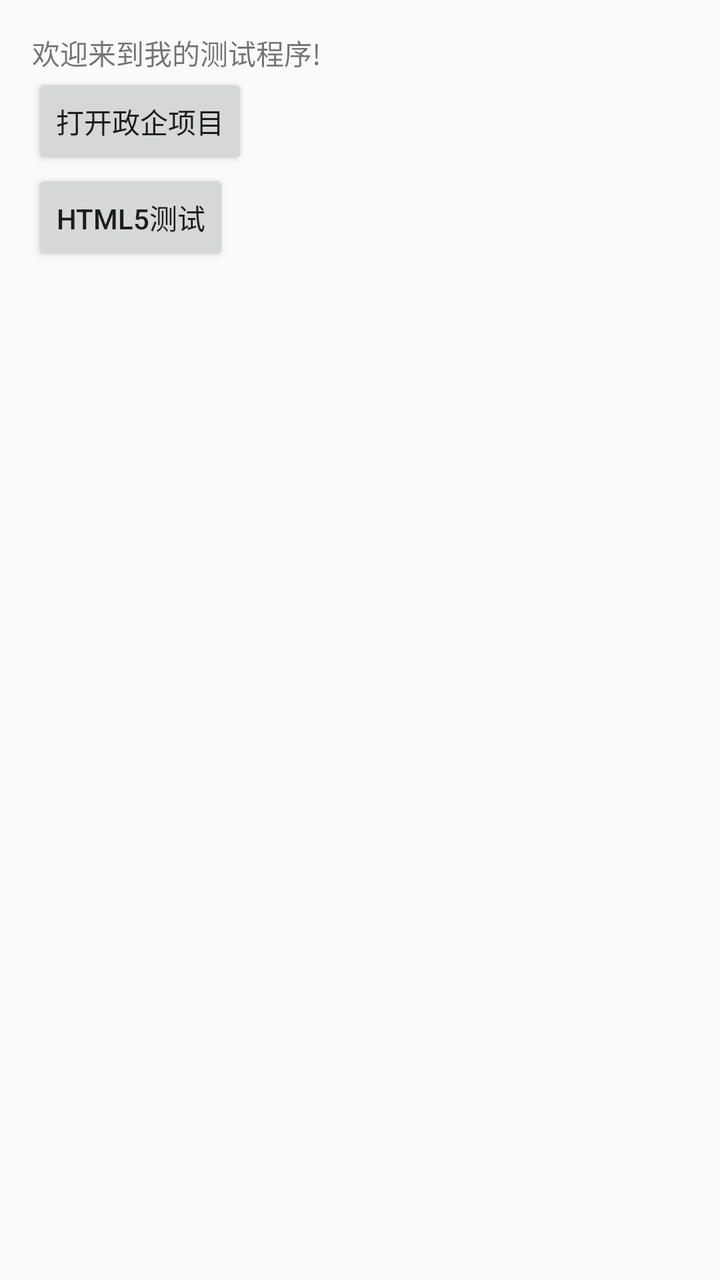
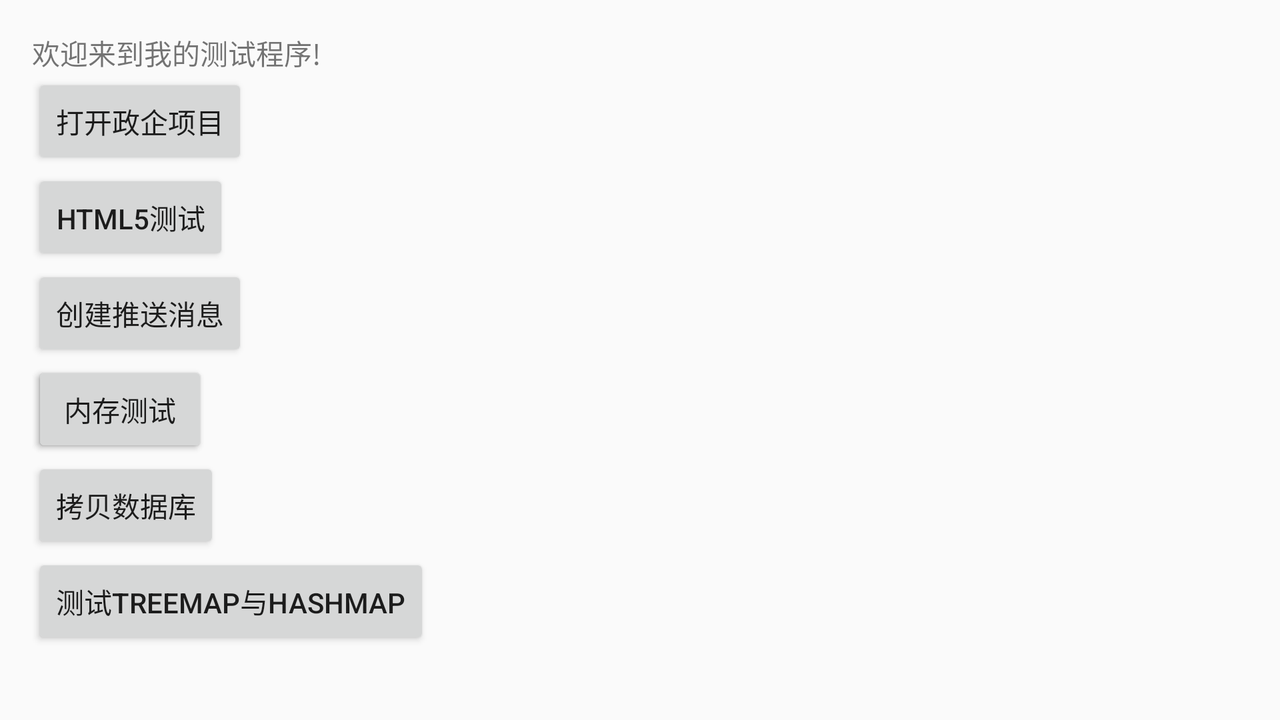

An Android layout and its configuration variant, each rendered on a device that would load it. The default file and the variant file are quoted in full after the pictures.
<!-- AndroidManifest.xml: application theme AppTheme -->
<!-- res/layout/content_main.xml -->
<?xml version="1.0" encoding="utf-8"?>
<RelativeLayout xmlns:android="http://schemas.android.com/apk/res/android"
    xmlns:app="http://schemas.android.com/apk/res-auto"
    xmlns:tools="http://schemas.android.com/tools"
    android:layout_width="match_parent"
    android:layout_height="match_parent"
    android:paddingBottom="@dimen/activity_vertical_margin"
    android:paddingLeft="@dimen/activity_horizontal_margin"
    android:paddingRight="@dimen/activity_horizontal_margin"
    android:paddingTop="@dimen/activity_vertical_margin"
    app:layout_behavior="@string/appbar_scrolling_view_behavior"
    tools:context="com.example.mytestapplication.MainActivity"
    tools:showIn="@layout/activity_main">

    <TextView
        android:id="@+id/tv_welcome"
        android:layout_width="wrap_content"
        android:layout_height="wrap_content"
        android:text="欢迎来到我的测试程序!" />
    <Button
        android:id="@+id/bt_openApp"
        android:layout_width="wrap_content"
        android:layout_height="wrap_content"
        android:layout_below="@id/tv_welcome"
        android:text="打开政企项目"/>
    <Button
        android:id="@+id/bt_html5"
        android:layout_width="wrap_content"
        android:layout_height="wrap_content"
        android:text="HTML5测试"
        android:layout_below="@id/bt_openApp"/>

</RelativeLayout>
<!-- res/layout/activity_main.xml (included above) -->
<?xml version="1.0" encoding="utf-8"?>
<android.support.design.widget.CoordinatorLayout xmlns:android="http://schemas.android.com/apk/res/android"
    xmlns:app="http://schemas.android.com/apk/res-auto"
    xmlns:tools="http://schemas.android.com/tools"
    android:layout_width="match_parent"
    android:layout_height="match_parent"
    android:fitsSystemWindows="true"
    tools:context="com.example.mytestapplication.MainActivity">

    <android.support.design.widget.AppBarLayout
        android:layout_width="match_parent"
        android:layout_height="wrap_content"
        android:theme="@style/AppTheme.AppBarOverlay">

        <android.support.v7.widget.Toolbar
            android:id="@+id/toolbar"
            android:layout_width="match_parent"
            android:layout_height="?attr/actionBarSize"
            android:background="?attr/colorPrimary"
            app:popupTheme="@style/AppTheme.PopupOverlay" />

    </android.support.design.widget.AppBarLayout>

    <include layout="@layout/content_main" />

    <android.support.design.widget.FloatingActionButton
        android:id="@+id/fab"
        android:layout_width="wrap_content"
        android:layout_height="wrap_content"
        android:layout_gravity="bottom|end"
        android:layout_margin="@dimen/fab_margin"
        android:src="@android:drawable/ic_dialog_email" />

</android.support.design.widget.CoordinatorLayout>
<!-- resources referenced by this layout -->
<resources>
  <dimen name="activity_horizontal_margin">16dp</dimen>
  <dimen name="activity_vertical_margin">16dp</dimen>
  <dimen name="fab_margin">16dp</dimen>
  <style name="AppTheme.AppBarOverlay" parent="ThemeOverlay.AppCompat.Dark.ActionBar" />
  <style name="AppTheme.PopupOverlay" parent="ThemeOverlay.AppCompat.Light" />
  <style name="AppTheme" parent="Theme.AppCompat.Light.NoActionBar">
          
          <item name="windowActionBar">false</item>
          <item name="windowNoTitle">true</item>
  
          <item name="colorPrimary">@color/colorPrimary</item>
          <item name="colorPrimaryDark">@color/colorPrimaryDark</item>
          <item name="colorAccent">@color/colorAccent</item>
      </style>
  <color name="colorPrimary">#3F51B5</color>
  <color name="colorPrimaryDark">#303F9F</color>
  <color name="colorAccent">#FF4081</color>
</resources>
<!-- res/layout-land/content_main.xml (the repository's variant of the layout above) -->
<!-- drawn on the phone turned sideways -->
<?xml version="1.0" encoding="utf-8"?>
<RelativeLayout xmlns:android="http://schemas.android.com/apk/res/android"
    xmlns:app="http://schemas.android.com/apk/res-auto"
    xmlns:tools="http://schemas.android.com/tools"
    android:layout_width="match_parent"
    android:layout_height="match_parent"
    android:paddingBottom="@dimen/activity_vertical_margin"
    android:paddingLeft="@dimen/activity_horizontal_margin"
    android:paddingRight="@dimen/activity_horizontal_margin"
    android:paddingTop="@dimen/activity_vertical_margin"
    app:layout_behavior="@string/appbar_scrolling_view_behavior"
    tools:context=".ui.activity.MainActivity"
    tools:showIn="@layout/activity_main">

    <TextView
        android:id="@+id/tv_welcome"
        android:layout_width="wrap_content"
        android:layout_height="wrap_content"
        android:text="欢迎来到我的测试程序!" />
    <Button
        android:id="@+id/bt_openApp"
        android:layout_width="wrap_content"
        android:layout_height="wrap_content"
        android:layout_below="@id/tv_welcome"
        android:text="打开政企项目"/>
    <Button
        android:id="@+id/bt_html5"
        android:layout_width="wrap_content"
        android:layout_height="wrap_content"
        android:text="HTML5测试"
        android:layout_below="@id/bt_openApp"/>
    <Button android:id="@+id/bt_notification"
        android:layout_width="wrap_content"
        android:layout_height="wrap_content"
        android:text="创建推送消息"
        android:layout_below="@id/bt_html5"/>
    <Button android:id="@+id/bt_rejected"
        android:layout_width="wrap_content"
        android:layout_height="wrap_content"
        android:text="反射实验"
        android:layout_below="@id/bt_notification"/>
    <Button android:id="@+id/bt_memory_test"
        android:layout_width="wrap_content"
        android:layout_height="wrap_content"
        android:text="内存测试"
        android:layout_below="@id/bt_notification"/>
    <Button android:id="@+id/bt_copy_db"
        android:layout_width="wrap_content"
        android:layout_height="wrap_content"
        android:text="拷贝数据库"
        android:layout_below="@id/bt_memory_test"/>
    <Button
        android:id="@+id/bt_test_map"
        android:layout_width="wrap_content"
        android:layout_height="wrap_content"
        android:text="测试TreeMap与HashMap"
        android:layout_below="@id/bt_copy_db"/>

</RelativeLayout>
<!-- res/layout/content_main.xml (included above) -->
<?xml version="1.0" encoding="utf-8"?>
<RelativeLayout xmlns:android="http://schemas.android.com/apk/res/android"
    xmlns:app="http://schemas.android.com/apk/res-auto"
    xmlns:tools="http://schemas.android.com/tools"
    android:layout_width="match_parent"
    android:layout_height="match_parent"
    android:paddingBottom="@dimen/activity_vertical_margin"
    android:paddingLeft="@dimen/activity_horizontal_margin"
    android:paddingRight="@dimen/activity_horizontal_margin"
    android:paddingTop="@dimen/activity_vertical_margin"
    app:layout_behavior="@string/appbar_scrolling_view_behavior"
    tools:context="com.example.mytestapplication.MainActivity"
    tools:showIn="@layout/activity_main">

    <TextView
        android:id="@+id/tv_welcome"
        android:layout_width="wrap_content"
        android:layout_height="wrap_content"
        android:text="欢迎来到我的测试程序!" />
    <Button
        android:id="@+id/bt_openApp"
        android:layout_width="wrap_content"
        android:layout_height="wrap_content"
        android:layout_below="@id/tv_welcome"
        android:text="打开政企项目"/>
    <Button
        android:id="@+id/bt_html5"
        android:layout_width="wrap_content"
        android:layout_height="wrap_content"
        android:text="HTML5测试"
        android:layout_below="@id/bt_openApp"/>

</RelativeLayout>
